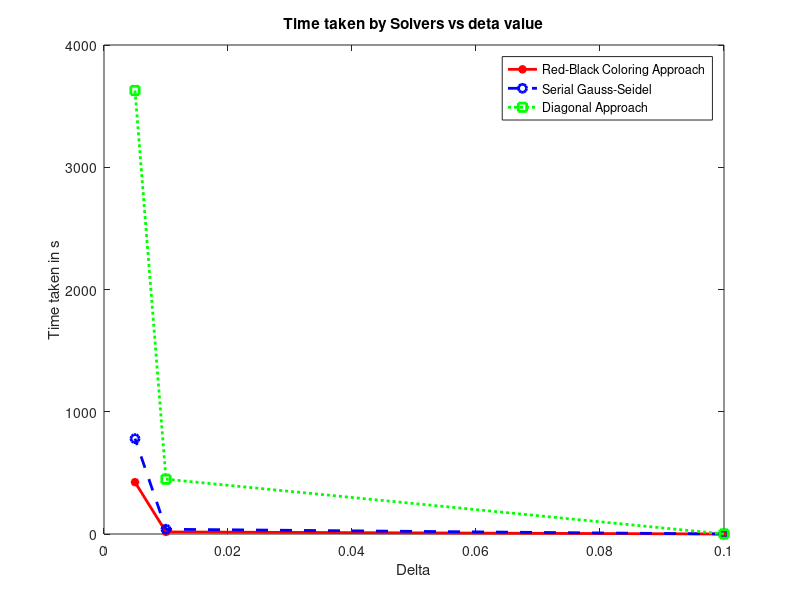

This figure's MATLAB source:
del = [0.1 0.01 0.005];
red_black = [0.041 16.863 423.849];
serial = [0.005 38.892 780.086];
diag_approach = [0.38 448.157 3628.17];
figure
plot(del, red_black, 'r-*', 'LineWidth', 2, 'DisplayName', 'Red-Black Coloring Approach')
title("Time taken by Solvers vs deta value")
xlabel("Delta")
ylabel("Time taken in s")
hold on
plot(del, serial, 'b--o', 'LineWidth', 2, 'DisplayName', 'Serial Gauss-Seidel')
hold on
plot(del, diag_approach, 'g:s', 'LineWidth', 2, 'DisplayName', 'Diagonal Approach')
legend()
hold off